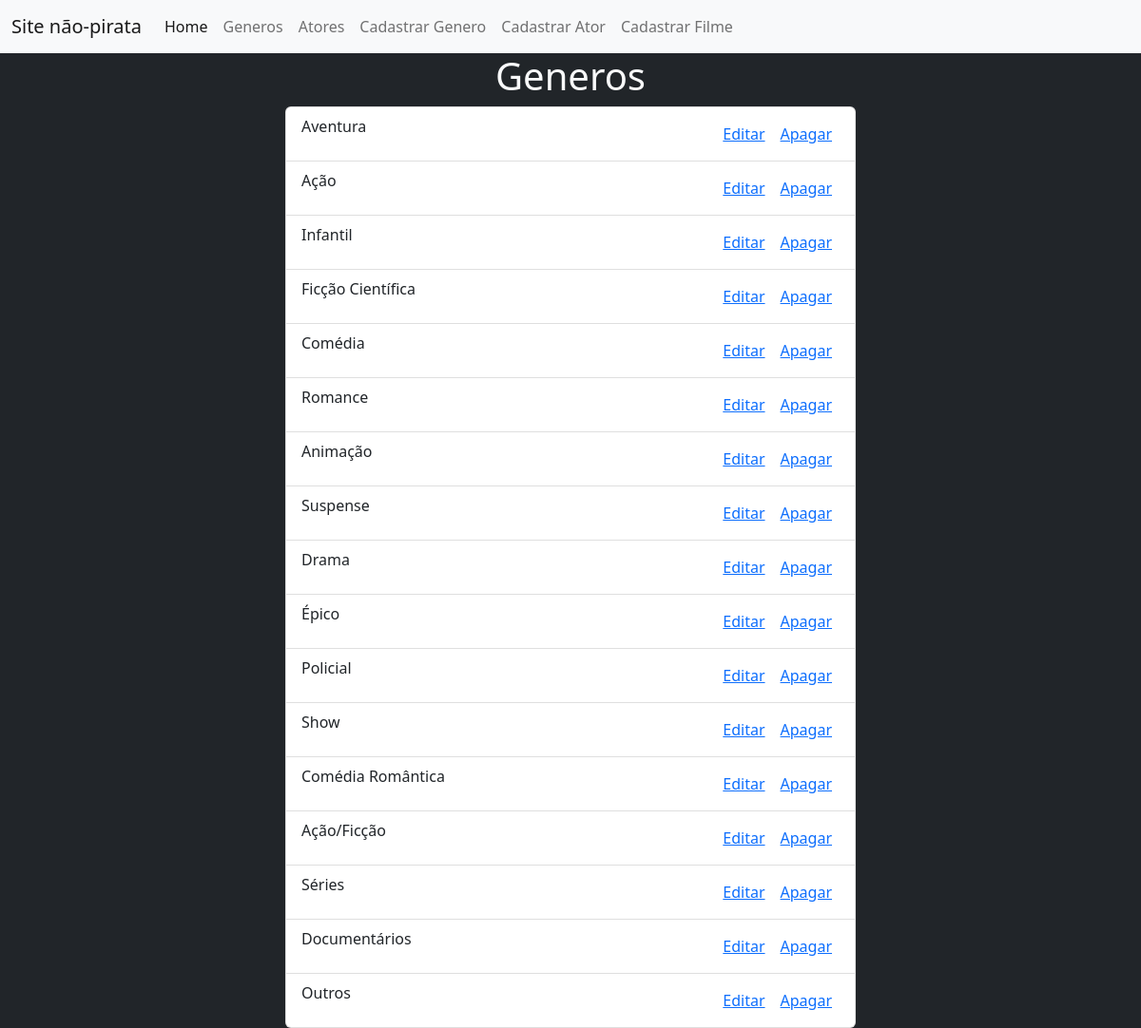
The page /index.php?page=genero_lista on the database its author committed.
### tables this page shows
CREATE TABLE IF NOT EXISTS `generos` (
  `cod_genero` int(10) unsigned NOT NULL AUTO_INCREMENT,
  `nome_genero` varchar(45) NOT NULL,
  PRIMARY KEY (`cod_genero`)
);

### includes/genero_lista.php (the view, shortened to what this page needs)
<div class="m-auto w-25">
    <h1 class="text-center">Generos</h1>
</div>
<?php
    $sql ="SELECT * FROM generos";
    $genero = $conexao->query($sql);
    echo '<ul class="list-group w-50 m-auto">';
    foreach($genero as $g){
        echo '<li class="list-group-item">';
        echo $g['nome_genero'];
        echo '<a class="float-end p-2" href="includes/genero_apagar.php?id='.$g['cod_genero'].'">Apagar</a>';
        echo '<a class="float-end p-2" href="index.php?page=genero_editar&id='.$g['cod_genero'].'">Editar</a>';
        echo '</li>';
    }
    echo '</ul>';
?>

### index.php (shortened to what this page needs)
<!DOCTYPE html>
<html lang="pt-br">
<head>
    <link rel="stylesheet" href="style.css">
    <link href="https://cdn.jsdelivr.net/npm/bootstrap@5.2.2/dist/css/bootstrap.min.css" rel="stylesheet">
</head>
<body class="bg-dark text-light">
    <main>
      <nav class="navbar navbar-expand-lg bg-light">
        <div class="container-fluid">
          <a class="navbar-brand" href="#">Site não-pirata</a>
          <div class="collapse navbar-collapse" id="navbarNav">
            <ul class="navbar-nav">
              <li class="nav-item">
                <a class="nav-link active" aria-current="page" href="index.php">Home</a>
              </li>
              <li class="nav-item">
                <a class="nav-link" href="index.php?page=genero_lista">Generos</a>
              </li>
              <li class="nav-item">
                <a class="nav-link" href="index.php?page=atores_lista">Atores</a>
              </li>
              <li class="nav-item">
                <a class="nav-link" href="index.php?page=genero_cadastrar">Cadastrar Genero</a>
              </li>
              <li class="nav-item">
                <a class="nav-link" href="index.php?page=ator_cadastrar">Cadastrar Ator</a>
              </li>
              <li class="nav-item">
                <a class="nav-link" href="index.php?page=filme_cadastrar">Cadastrar Filme</a>
              </li>
            </ul>
          </div>
        </div>
      </nav>
      <?php
      $page = filter_input(INPUT_GET,'page',FILTER_SANITIZE_SPECIAL_CHARS);
      if(file_exists("includes/$page.php")){
        require "includes/$page.php";
      }
      else{
        require "includes/filme_lista.php";
      }
      ?>
    </main>
</body>
</html>

### style.css (style rules this page uses)
body { background-color: black; color: white; }
ul { list-style: none; }
a { color: white; text-decoration: none; }

### rows shown on the page
generos: nome_genero "Aventura"
generos: nome_genero "Ação"
generos: nome_genero "Infantil"
generos: nome_genero "Ficção Científica"
generos: nome_genero "Comédia"
generos: nome_genero "Romance"
generos: nome_genero "Animação"
generos: nome_genero "Suspense"
generos: nome_genero "Drama"
generos: nome_genero "Épico"
generos: nome_genero "Policial"
generos: nome_genero "Show"
generos: nome_genero "Comédia Romântica"
generos: nome_genero "Ação/Ficção"
generos: nome_genero "Séries"
generos: nome_genero "Documentários"
generos: nome_genero "Outros"
